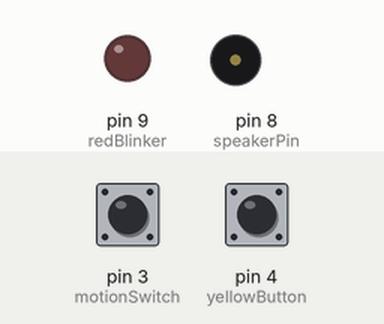
This sketch was run on a simulated Arduino Uno, built with avr-gcc and run on an emulated ATmega328P. Shown: output pins drawn as LEDs (lit = HIGH), buzzer (waves = sounding). Inputs (shaded band) come from the test bench; at power-on: pin 3 (motionSwitch) HIGH, pin 4 (yellowButton) HIGH.

Above: at 1.2 s.
1.3 s: pin 3 (motionSwitch) pulled LOW for 0.15 s
At 1.38 s:
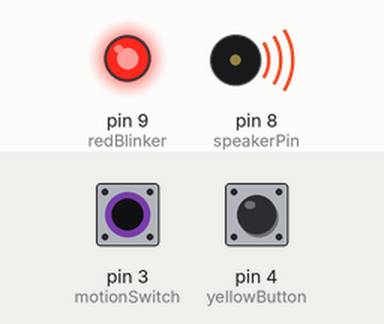
Timing chart, 0 to 10.3 s (numbered marks = the images above; inputs shaded):
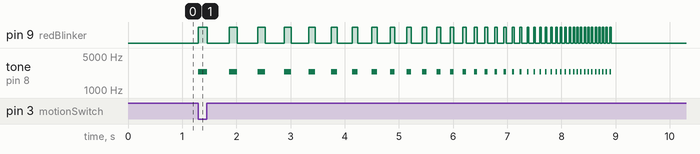

The sketch:

bomb.ino
```cpp
/*
"Pipe bomb here"
*/

 //#include "pitches.h"

int motionSwitch = 3;
int yellowButton = 4;
int redBlinker = 9;

int speakerPin = 8;
int beepNote = 2349;

void setup() {
  // initialize serial communication at 9600 bits per second:
  //Serial.begin(9600);

  pinMode(motionSwitch, INPUT_PULLUP);
  pinMode(yellowButton, INPUT_PULLUP);
  pinMode(redBlinker, OUTPUT);
}

void loop() {
  //Serial.println('loop');

  if(digitalRead(motionSwitch)==LOW){
    startSequence();
  }
  if(digitalRead(yellowButton)==LOW){
    startSequence();
  }
}

void startSequence(){

  int noteDuration = 1000/6; //eigth note
  int pauseBetweenNotes = 1000*0.4;

  for (int beeps = 0; beeps < 40; beeps++) {

    beep(beepNote, noteDuration, pauseBetweenNotes);

    //make the beeps shorter and faster
    if(pauseBetweenNotes>40){
      pauseBetweenNotes *= 0.93;
    }
    if(noteDuration>30){
      noteDuration *= .93;
    }
    //Serial.println(pauseBetweenNotes);
  }
  noTone(speakerPin);
}

void beep(int note, int duration, int delayDuration){
  digitalWrite(redBlinker, HIGH);
  tone(speakerPin, note, duration);
  delay(duration);
  digitalWrite(redBlinker, LOW);
  delay(delayDuration);

}
```

Measured:
- after the input at 1.3 s, pin 9 (redBlinker): LOW → HIGH at once, then repeats every 0.55 s: LOW 0.40 s, HIGH 0.15 s, until it stays LOW from 8.9 s; tone on pin 8 (speakerPin): silent → 2349 Hz at once, then repeats every 0.55 s: silent 0.40 s, 2349 Hz 0.15 s, until it stays silent from 8.9 s
